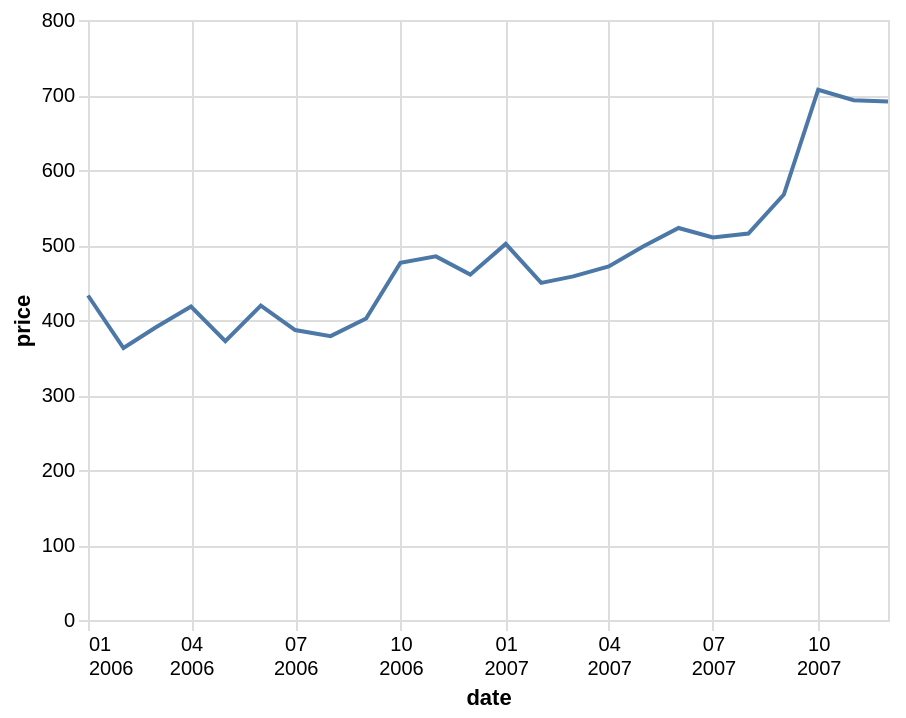

Express this chart as Vega-Lite.
### Vega-Lite specification from a JSON file in a GitHub repository (floating-point values rounded to 4 significant figures; data arrays with more than 128 entries replaced by an {"elided": "..."} marker saying what was removed)
{"$schema": "https://vega.github.io/schema/vega-lite/v5.json", "config": {"axis": {"domainColor": "#ddd", "tickColor": "#ddd"}, "lineBreak": " "}, "data": {"values": {"elided": "560 records"}, "format": {"parse": {"date": "date"}}}, "encoding": {"x": {"axis": {"format": "%m %Y"}, "field": "date", "type": "temporal"}, "y": {"field": "price", "type": "quantitative"}}, "mark": "line", "transform": [{"filter": "datum.symbol === 'GOOG'"}, {"filter": {"field": "date", "range": [2006, 2007], "timeUnit": "year"}}], "width": 400}
